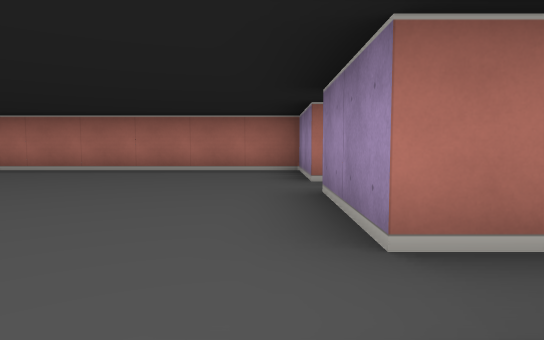
[1] (above)

17 first-person views from a walk through a cub3D maze. The camera is about half as high as the walls, tilts 4° down and sees 75° across. The floor is counted in squares. Each view is taken from the middle of a square. On the plan, view 1 faces up. The plan holds only what a view shows up to about 9 squares ahead; the rest is blank.

[2]
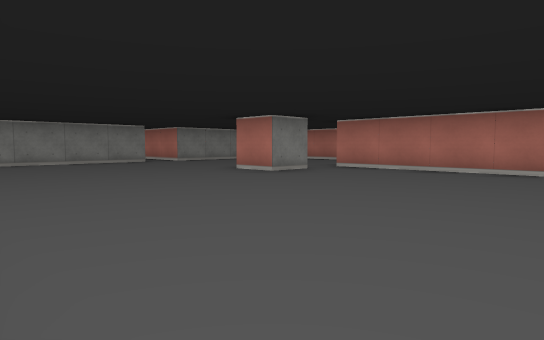

[3]
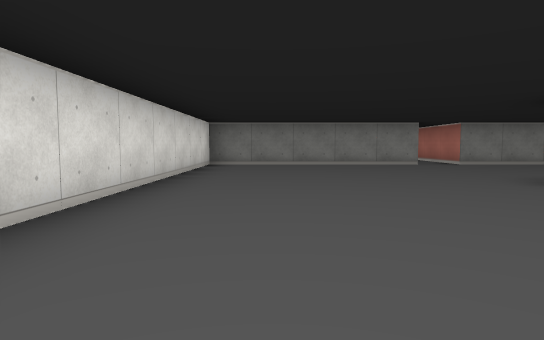

[4]
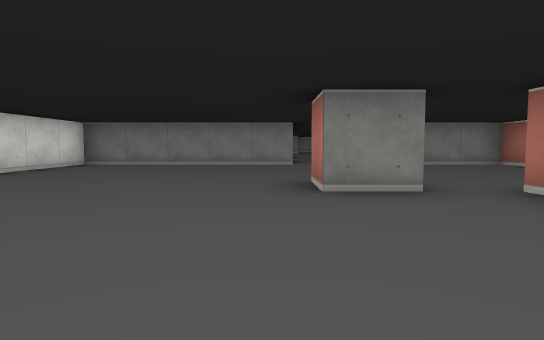

[5]
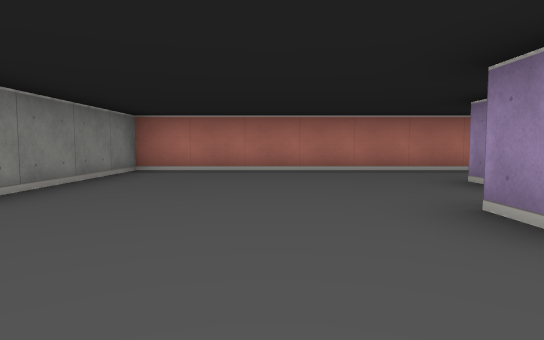

[6]
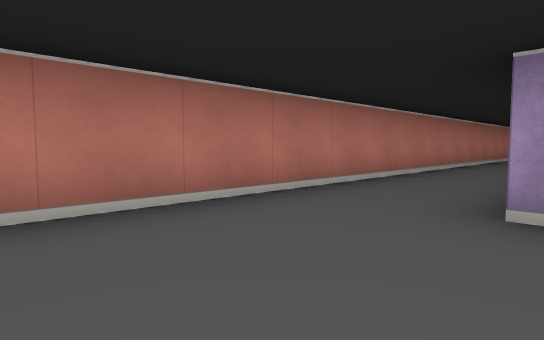

[7]
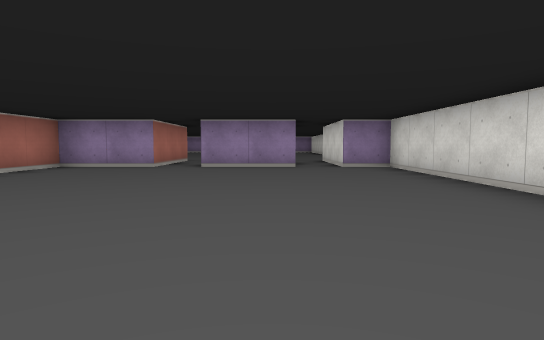

[8]
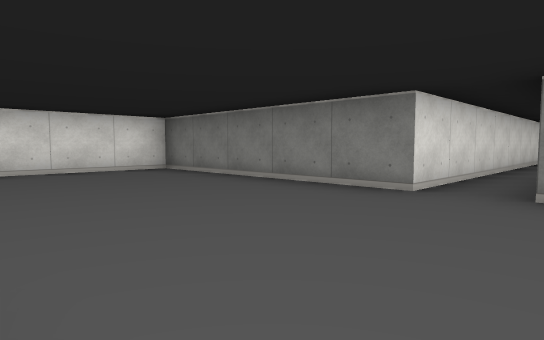

[9]
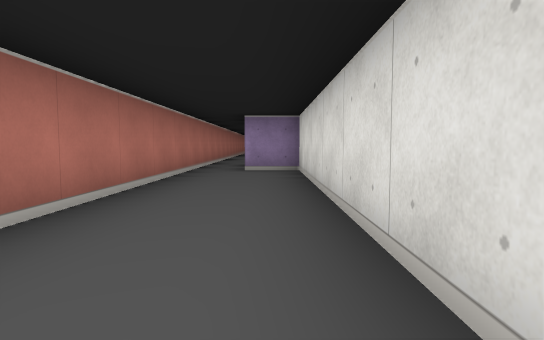

[10]
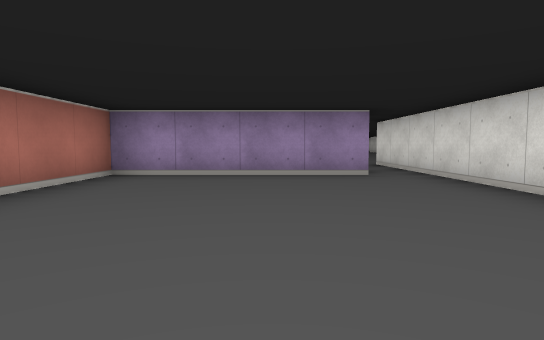

[11]
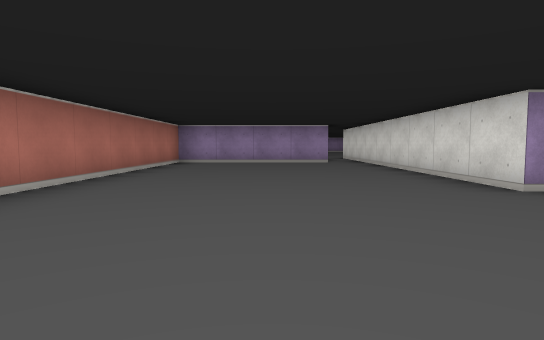

[12]
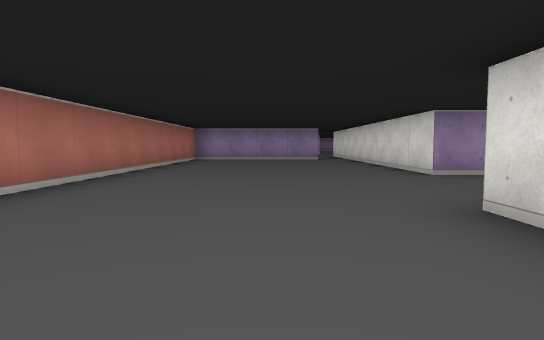

[13]
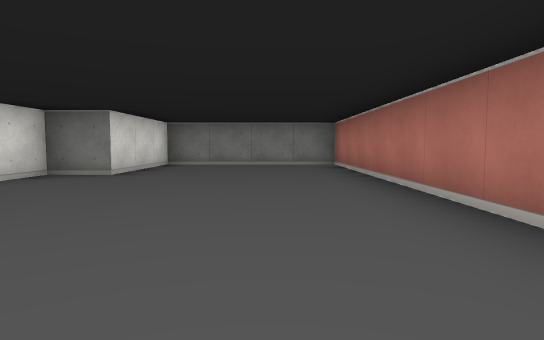

[14]
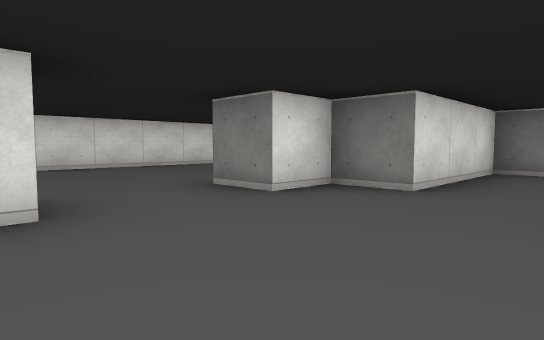

[15]
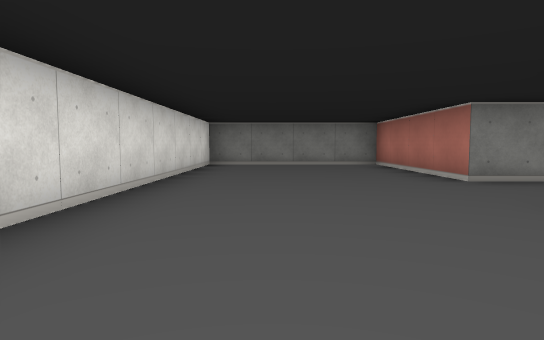

[16]
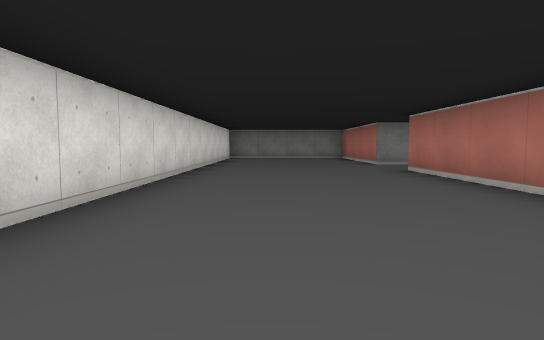

[17]
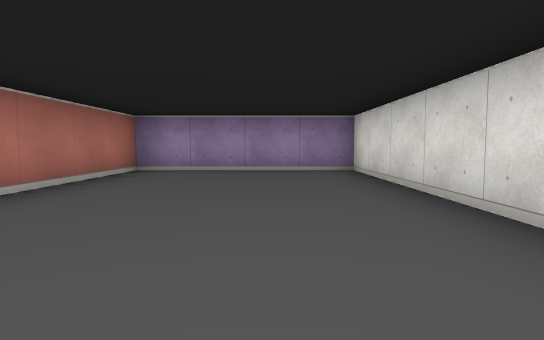

### Floor plan
Points are (right, up) in squares from view 1. A wall is a line through its corners. A room is listed if a view was taken in it or the views show most of it. See-through windows are left out.
Room 1 (views 1, 2, 3, 4, 5, 6, 7, 8, 9)
walls: (-6.5, 5.6) (-6.5, 4.5) (-7.5, 4.5); (-7.5, 4.9) (-7.5, 5.5); (-5.4, 7.5) (0.5, 7.5) (0.5, 8.5); (0.5, 4.5) (0.5, 6.5) (-6.5, 6.5); (0.5, 1.5) (0.5, 3.5); (-14.5, 4.5) (-11.5, 4.5) (-11.5, -0.5) (0.5, -0.5) (0.5, 0.5); (0.5, 9.5) (-11.5, 9.5) (-11.5, 5.5) (-12, 5.5)
ways out: opening at (-14, 5) to room 2; opening at (0, 4); opening at (0, 9); opening at (1, 1)
Room 2 (views 10, 11, 12, 13, 14)
walls: (-20.5, 4.5) (-14.5, 4.5); (-14.5, 5.4) (-14.5, 9.5) (-26.5, 9.5) (-26.5, 5.5) (-23.5, 5.5) (-23.5, 4.5) (-22.5, 4.5)
ways out: opening at (-14, 5) to room 1; opening at (-21.5, 4) to room 3
Room 3 (views 15, 16, 17)
walls: (-22.5, 4.5) (-22.5, 3.5) (-26.5, 3.5) (-26.5, -0.5) (-13.5, -0.5) (-13.5, 3.5) (-20.5, 3.5) (-20.5, 4.5)
ways out: opening at (-21.5, 4) to room 2

Positions as (right, up) in squares from view 1, and headings:
1: (0, 0), facing up
2: (-2, 0), facing up-left
3: (-3, 1), facing left
4: (-3, 4), facing left
5: (-9, 3), facing up
6: (-9, 7), facing up-right
7: (-7, 2), facing right
8: (-8, 6), facing down-left
9: (-6, 8), facing right
10: (-20, 7), facing right
11: (-24, 7), facing right
12: (-26, 7), facing right
13: (-18, 8), facing left
14: (-20, 7), facing down-left
15: (-18, 1), facing left
16: (-14, 1), facing left
17: (-20, 1), facing right
